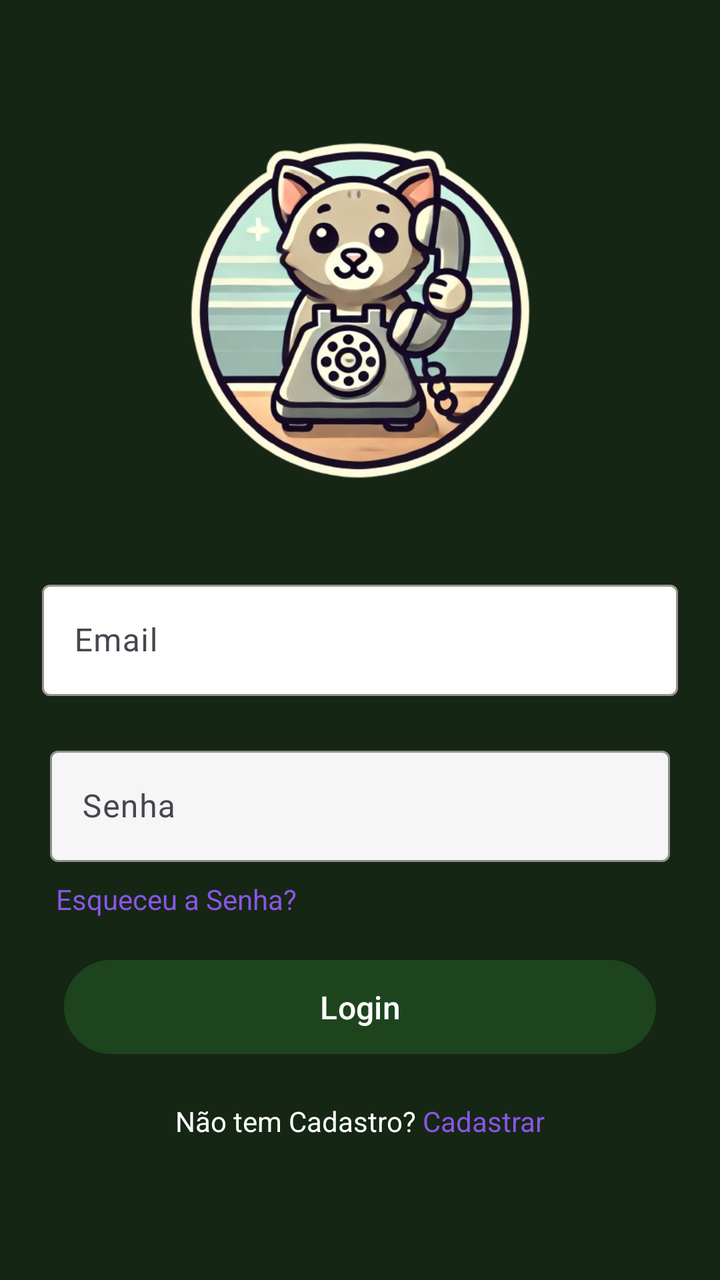
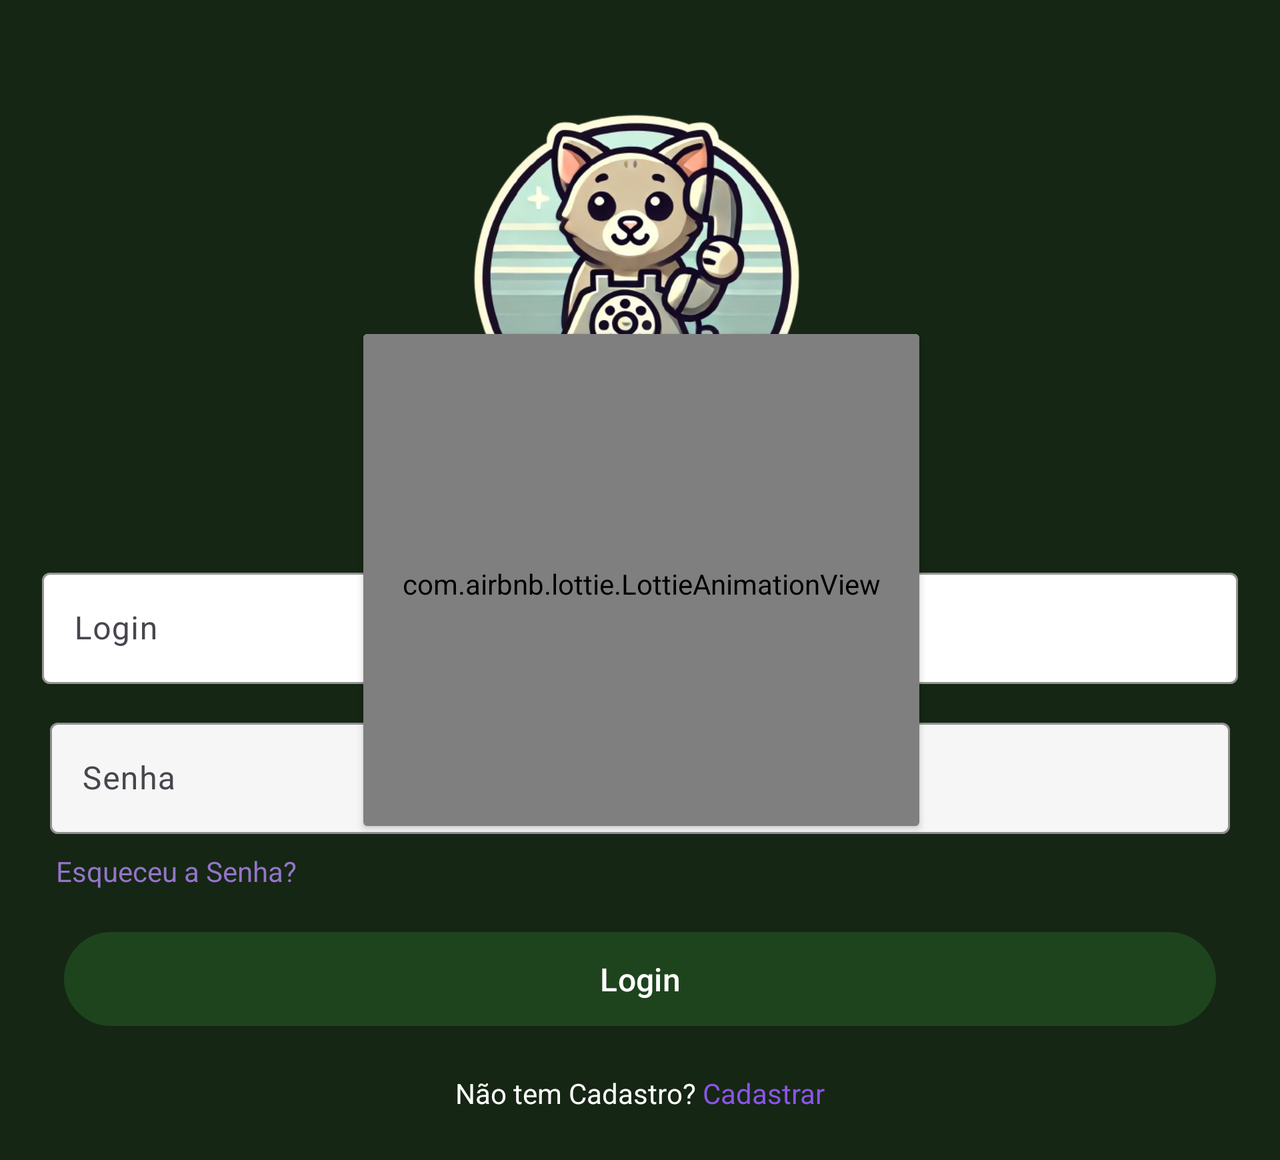

The same Android screen from two of the app's own layout files: first res/layout/ as a phone draws it, then the repository's variant for another configuration, drawn on a device whose configuration selects that folder. Both files follow.
<!-- AndroidManifest.xml: application theme Theme.KingChats -->
<!-- res/layout/activity_login_page.xml -->
<?xml version="1.0" encoding="utf-8"?>
<androidx.constraintlayout.widget.ConstraintLayout xmlns:android="http://schemas.android.com/apk/res/android"
    xmlns:app="http://schemas.android.com/apk/res-auto"
    xmlns:tools="http://schemas.android.com/tools"
    android:id="@+id/main"
    android:layout_width="match_parent"
    android:layout_height="match_parent"
    android:onClick="loginAccount"
    tools:context=".LoginPage">

    <androidx.constraintlayout.widget.Group
        android:layout_width="wrap_content"
        android:layout_height="wrap_content"
        app:constraint_referenced_ids="textInputLayout,textInputLayout3,btnLogin" />

    <ImageView
        android:id="@+id/imageView"
        android:layout_width="283dp"
        android:layout_height="229dp"
        android:layout_marginTop="45dp"
        android:scaleType="centerInside"
        app:layout_constraintCircleRadius="20.dp"
        app:layout_constraintEnd_toEndOf="parent"
        app:layout_constraintStart_toStartOf="parent"
        app:layout_constraintTop_toTopOf="parent"
        app:srcCompat="@drawable/logo" />

    <com.google.android.material.textfield.TextInputLayout
        android:id="@+id/textInputLayout"
        android:layout_width="0dp"
        android:layout_height="wrap_content"
        android:layout_marginStart="16dp"
        android:layout_marginTop="8dp"
        android:layout_marginEnd="16dp"
        android:hint="Email"
        android:padding="5.dp"
        app:boxBackgroundColor="#FFFFFF"
        app:boxStrokeColor="@color/Verde_Forte"
        app:layout_constraintEnd_toEndOf="parent"
        app:layout_constraintHorizontal_bias="0.0"
        app:layout_constraintStart_toStartOf="parent"
        app:layout_constraintTop_toBottomOf="@+id/imageView">

        <com.google.android.material.textfield.TextInputEditText
            android:id="@+id/inputEmailLogin"
            android:layout_width="match_parent"
            android:layout_height="match_parent"
            android:drawableStart="@drawable/ico_mail" />
    </com.google.android.material.textfield.TextInputLayout>

    <com.google.android.material.textfield.TextInputLayout
        android:id="@+id/textInputLayout3"
        android:layout_width="0dp"
        android:layout_height="wrap_content"
        android:layout_marginStart="8dp"
        android:layout_marginTop="16dp"
        android:layout_marginEnd="8dp"
        android:padding="1dp"
        app:boxBackgroundColor="#F6F6F6"
        app:boxStrokeColor="@color/Verde_Forte"
        app:layout_constraintEnd_toEndOf="@+id/textInputLayout"
        app:layout_constraintHorizontal_bias="0.307"
        app:layout_constraintStart_toStartOf="@+id/textInputLayout"
        app:layout_constraintTop_toBottomOf="@+id/textInputLayout">

        <com.google.android.material.textfield.TextInputEditText
            android:id="@+id/inputPasswordLogin"
            android:layout_width="match_parent"
            android:layout_height="match_parent"
            android:drawableStart="@drawable/ico_lock"
            android:hint="Senha"
            android:inputType="text"
            android:textColor="#000000" />
    </com.google.android.material.textfield.TextInputLayout>

    <Button
        android:id="@+id/btnLogin"
        android:layout_width="0dp"
        android:layout_height="55dp"
        android:layout_marginStart="8dp"
        android:layout_marginTop="44dp"
        android:layout_marginEnd="8dp"
        android:onClick="loginAccount"
        android:text="Login"
        android:textSize="16sp"
        app:layout_constraintEnd_toEndOf="@+id/textInputLayout3"
        app:layout_constraintHorizontal_bias="0.333"
        app:layout_constraintStart_toStartOf="@+id/textInputLayout3"
        app:layout_constraintTop_toBottomOf="@+id/textInputLayout3" />

    <TextView
        android:id="@+id/esqueceuSenha"
        android:layout_width="wrap_content"
        android:layout_height="wrap_content"
        android:layout_marginStart="4dp"
        android:layout_marginTop="8dp"
        android:text="Esqueceu a Senha?"
        android:textColor="#8B55E8"
        android:textColorHint="#040000"
        app:layout_constraintStart_toStartOf="@+id/textInputLayout3"
        app:layout_constraintTop_toBottomOf="@+id/textInputLayout3" />

    <TextView
        android:id="@+id/textView"
        android:layout_width="wrap_content"
        android:layout_height="wrap_content"
        android:layout_marginTop="20dp"
        android:text="Não tem Cadastro? "
        android:textColor="@color/white"
        app:layout_constraintEnd_toEndOf="parent"
        app:layout_constraintEnd_toStartOf="@+id/linkCadastrar"
        app:layout_constraintHorizontal_bias="0.5"
        app:layout_constraintHorizontal_chainStyle="packed"
        app:layout_constraintStart_toStartOf="parent"
        app:layout_constraintTop_toBottomOf="@+id/btnLogin" />

    <TextView
        android:id="@+id/linkCadastrar"
        android:layout_width="wrap_content"
        android:layout_height="wrap_content"
        android:layout_marginTop="20dp"
        android:onClick="navigationToRegister"
        android:text="Cadastrar"
        android:textColor="#8B55E8"
        app:layout_constraintEnd_toEndOf="parent"
        app:layout_constraintHorizontal_bias="0.5"
        app:layout_constraintStart_toEndOf="@+id/textView"
        app:layout_constraintTop_toBottomOf="@+id/btnLogin" />

</androidx.constraintlayout.widget.ConstraintLayout>
<!-- resources referenced by this layout -->
<resources>
  <color name="Verde_Forte">#1E441E</color>
  <color name="white">#FFFFFFFF</color>
  <!-- drawable logo: png bitmap (drawable, 232904 bytes) -->
  <style name="Theme.KingChats" parent="Base.Theme.KingChats" />
  <style name="Base.Theme.KingChats" parent="Theme.Material3.DayNight.NoActionBar">
  
          <item name="android:windowBackground">@color/Verde_Profundo</item>
          <item name="colorPrimary">@color/Verde_Forte</item>
          <item name="android:titleTextColor">@color/Verde_Limao</item>
          <item name="android:textColorPrimary">@color/black</item>
  
          <item name="android:popupBackground">@color/Verde_Limao</item>
      </style>
  <color name="Verde_Profundo">#152614</color>
  <color name="Verde_Limao">#31CB00</color>
  <color name="black">#FF000000</color>
</resources>
<!-- res/layout-land/activity_login_page.xml (the repository's variant of the layout above) -->
<!-- drawn on the phone turned sideways -->
<?xml version="1.0" encoding="utf-8"?>
<ScrollView xmlns:android="http://schemas.android.com/apk/res/android"
    xmlns:app="http://schemas.android.com/apk/res-auto"
    xmlns:tools="http://schemas.android.com/tools"
    android:id="@+id/main"
    android:layout_width="match_parent"
    android:layout_height="wrap_content"
    tools:layout_editor_absoluteX="1dp"
    tools:layout_editor_absoluteY="1dp">

    <androidx.constraintlayout.widget.ConstraintLayout

        android:id="@+id/contrait_main"
        android:layout_width="match_parent"
        android:layout_height="match_parent"
        tools:context=".LoginPage">

        <androidx.constraintlayout.widget.Group
            android:layout_width="wrap_content"
            android:layout_height="wrap_content"
            app:constraint_referenced_ids="mailContainer,textInputLayout3,btnLogin" />

        <ImageView
            android:id="@+id/imageView"
            android:layout_width="296dp"
            android:layout_height="220dp"
            android:layout_marginTop="32dp"
            android:scaleType="centerInside"
            app:layout_constraintCircleRadius="20.dp"
            app:layout_constraintEnd_toEndOf="parent"
            app:layout_constraintHorizontal_bias="0.495"
            app:layout_constraintStart_toStartOf="parent"
            app:layout_constraintTop_toTopOf="parent"
            app:srcCompat="@drawable/logo" />

        <com.google.android.material.textfield.TextInputLayout
            android:id="@+id/mailContainer"
            android:layout_width="0dp"
            android:layout_height="wrap_content"
            android:layout_marginStart="16dp"
            android:layout_marginTop="24dp"
            android:layout_marginEnd="16dp"
            android:hint="Login"
            android:padding="5.dp"
            app:boxBackgroundColor="#FFFFFF"
            app:boxStrokeColor="@color/Verde_Forte"
            app:layout_constraintEnd_toEndOf="parent"
            app:layout_constraintHorizontal_bias="0.0"
            app:layout_constraintStart_toStartOf="parent"
            app:layout_constraintTop_toBottomOf="@+id/imageView">

            <com.google.android.material.textfield.TextInputEditText
                android:id="@+id/inputEmailLogin"
                android:layout_width="match_parent"
                android:layout_height="match_parent"
                android:drawableStart="@drawable/ico_mail" />
        </com.google.android.material.textfield.TextInputLayout>

        <com.google.android.material.textfield.TextInputLayout
            android:id="@+id/textInputLayout3"
            android:layout_width="0dp"
            android:layout_height="wrap_content"
            android:layout_marginStart="8dp"
            android:layout_marginTop="8dp"
            android:layout_marginEnd="8dp"
            android:padding="1dp"
            app:boxBackgroundColor="#F6F6F6"
            app:boxStrokeColor="@color/Verde_Forte"
            app:layout_constraintEnd_toEndOf="@+id/mailContainer"
            app:layout_constraintHorizontal_bias="0.307"
            app:layout_constraintStart_toStartOf="@+id/mailContainer"
            app:layout_constraintTop_toBottomOf="@+id/mailContainer">

            <com.google.android.material.textfield.TextInputEditText
                android:id="@+id/inputPasswordLogin"
                android:layout_width="match_parent"
                android:layout_height="match_parent"
                android:drawableStart="@drawable/ico_lock"
                android:hint="Senha"
                android:inputType="text"
                android:textColor="#000000" />
        </com.google.android.material.textfield.TextInputLayout>

        <Button
            android:id="@+id/btnLogin"
            android:layout_width="0dp"
            android:layout_height="55dp"
            android:layout_marginStart="8dp"
            android:layout_marginTop="44dp"
            android:layout_marginEnd="8dp"
            android:text="Login"
            android:textSize="16sp"
            app:layout_constraintEnd_toEndOf="@+id/textInputLayout3"
            app:layout_constraintHorizontal_bias="0.333"
            app:layout_constraintStart_toStartOf="@+id/textInputLayout3"
            app:layout_constraintTop_toBottomOf="@+id/textInputLayout3" />

        <TextView
            android:id="@+id/esqueceuSenha"
            android:layout_width="wrap_content"
            android:layout_height="wrap_content"
            android:layout_marginStart="4dp"
            android:layout_marginTop="8dp"
            android:onClick="navigationToRegister"
            android:text="Esqueceu a Senha?"
            android:textColor="#9475C9"
            android:textColorHint="#040000"
            app:layout_constraintStart_toStartOf="@+id/textInputLayout3"
            app:layout_constraintTop_toBottomOf="@+id/textInputLayout3" />

        <TextView
            android:id="@+id/textView"
            android:layout_width="wrap_content"
            android:layout_height="wrap_content"
            android:layout_marginTop="20dp"
            android:layout_marginBottom="24dp"
            android:text="Não tem Cadastro? "
            android:textColor="@color/white"
            app:layout_constraintBottom_toBottomOf="parent"
            app:layout_constraintEnd_toEndOf="parent"
            app:layout_constraintEnd_toStartOf="@+id/linkCadastrar"
            app:layout_constraintHorizontal_bias="0.5"
            app:layout_constraintHorizontal_chainStyle="packed"
            app:layout_constraintStart_toStartOf="parent"
            app:layout_constraintTop_toBottomOf="@+id/btnLogin" />

        <TextView
            android:id="@+id/linkCadastrar"
            android:layout_width="wrap_content"
            android:layout_height="wrap_content"
            android:layout_marginTop="20dp"
            android:onClick="navigationToRegister"
            android:text="Cadastrar"
            android:textColor="#8B55E8"
            app:layout_constraintEnd_toEndOf="parent"
            app:layout_constraintHorizontal_bias="0.5"
            app:layout_constraintStart_toEndOf="@+id/textView"
            app:layout_constraintTop_toBottomOf="@+id/btnLogin" />

        <androidx.cardview.widget.CardView
            android:id="@+id/loadindCard"
            android:layout_width="278dp"
            android:layout_height="246dp"
            android:layout_marginStart="67dp"
            android:layout_marginEnd="66dp"
            android:visibility="invisible"
            app:layout_constraintBottom_toBottomOf="parent"
            app:layout_constraintEnd_toEndOf="parent"
            app:layout_constraintStart_toStartOf="parent"
            app:layout_constraintTop_toTopOf="parent"
            app:layout_constraintVertical_bias="0.5"
            tools:visibility="visible">

            <androidx.constraintlayout.widget.ConstraintLayout
                android:layout_width="wrap_content"
                android:layout_height="wrap_content">


                <com.airbnb.lottie.LottieAnimationView
                    android:id="@+id/animationLoadingLogin"
                    android:layout_width="278dp"
                    android:layout_height="250dp"
                    app:layout_constraintBottom_toBottomOf="parent"
                    app:layout_constraintEnd_toEndOf="parent"
                    app:layout_constraintHorizontal_bias="0.0"
                    app:layout_constraintStart_toStartOf="parent"
                    app:layout_constraintTop_toTopOf="parent"
                    app:layout_constraintVertical_bias="0.0"
                    app:lottie_autoPlay="false"
                    app:lottie_loop="true"
                    app:lottie_rawRes="@raw/loading_animation"
                    tools:ignore="MissingConstraints" />

            </androidx.constraintlayout.widget.ConstraintLayout>
        </androidx.cardview.widget.CardView>
    </androidx.constraintlayout.widget.ConstraintLayout>
</ScrollView>
